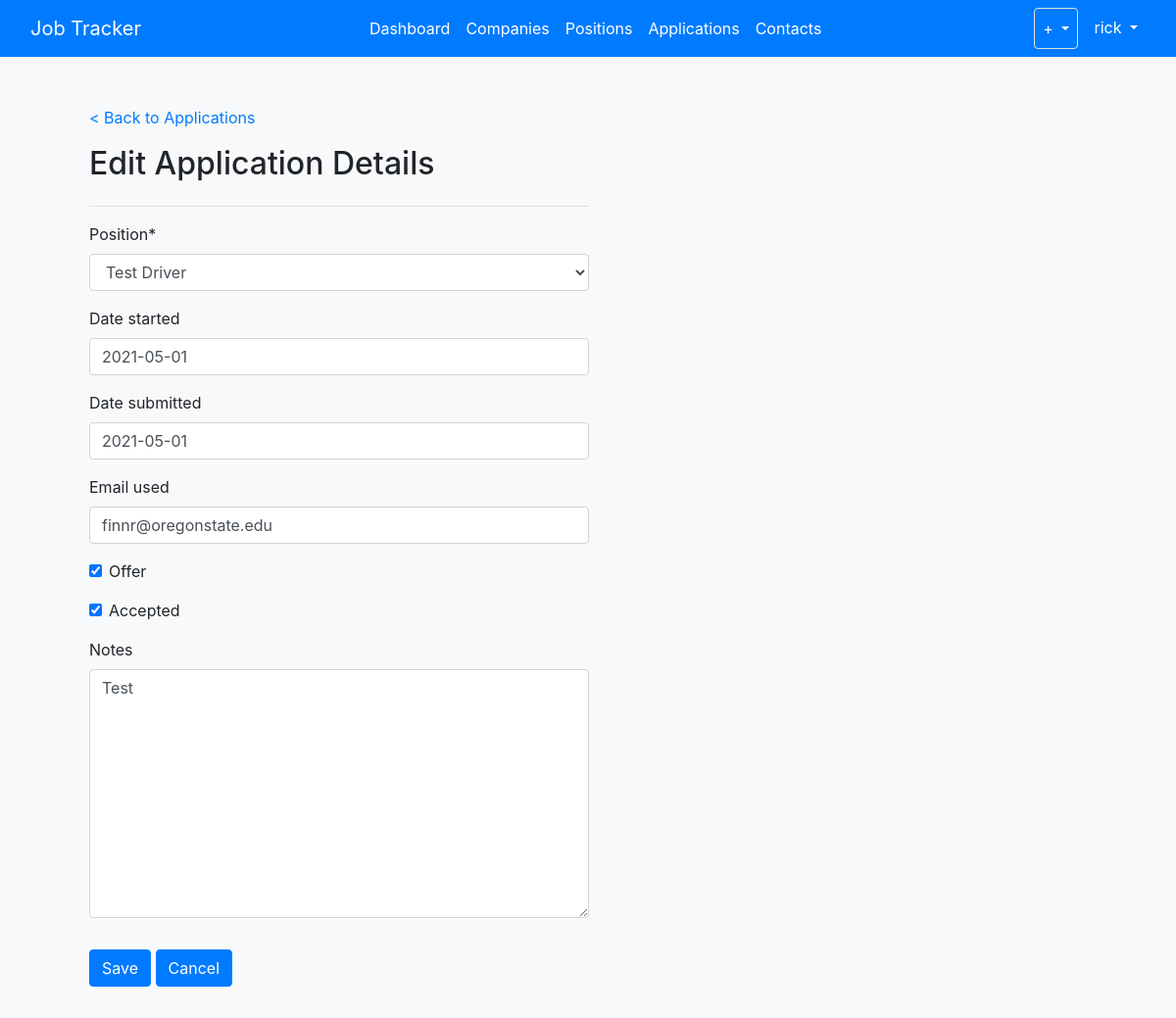
Screenshot of /applications/1 (signed in) with the database file from the repository.
### jobs/models.py (models this page shows, shortened)
class Application(models.Model):
	user = models.ForeignKey(
		User,
		on_delete=models.CASCADE,
		default=1
		)
	position = models.ForeignKey(
		Position,
		on_delete=models.CASCADE
		)
	date_started = models.DateField(null=True, blank=True)
	date_submitted = models.DateField(null=True, blank=True)
	email_used = models.EmailField(null=True, blank=True, max_length=128)
	offer = models.BooleanField()
	accepted = models.BooleanField()
	notes = models.TextField(null=True, blank=True)

### jobs/views.py (the view, shortened to what this page needs)
# urls.py: path('applications/<int:pk>', ApplicationUpdateView.as_view(), name='jobs-update-application'),
class ApplicationUpdateView(LoginRequiredMixin, UpdateView):
    model = Application
    fields = ['position', 'date_started', 'date_submitted', 'email_used', 'offer',
                'accepted', 'notes']
    template_name = 'jobs/update_application.html'
    context_object_name = 'application'

### jobs/models.py (called while the page is built)
	def __str__(self):
		return self.position_title

### jobs/templates/jobs/update_application.html (shortened to what this page needs)
{% extends "jobs/base.html" %}
{% load crispy_forms_tags %}
{% block content %}
<div class="container h-100 mt-5">
	<div class="container ml-3">
		<div class="row">
			<div class=col-md-auto>
				<a href="{% url 'jobs-list-applications' %}">< Back to Applications</a>
			</div>
		</div>
		<div class="row mt-3">
			<div class="col-md-auto">
				<h2>Edit Application Details</h2>
			</div>
		</div>
		<div class="row">
			<div class="col-sm-6 mb-3">
				<form method="POST">
					<hr>
				{{ form|crispy }}
					<div class="row mb-3">
						<div class="col mt-3">
							<input class="btn btn-primary" type="submit" value="Save">
							<a class="btn btn-primary" href="{% url 'jobs-list-applications' %}" role="button">Cancel</a>
						</div>
				    </div>
				</form>
			</div>
		</div>
	</div>
</div>
{% endblock content %}

### jobs/templates/jobs/base.html (shortened to what this page needs)
{% load static %}
<!DOCTYPE html>
<html>
<head>
    <link rel="stylesheet" href="https://cdn.jsdelivr.net/npm/bootstrap@4.5.3/dist/css/bootstrap.min.css">
    <link rel="stylesheet" type="text/css" href="{% static 'jobs/style.css' %}">
</head>
<body class="h-100 bg-light">
	<nav class="navbar navbar-expand-lg navbar-dark bg-primary fixed-top">
		<div class="container-fluid">
			<a class="navbar-brand" href="/">Job Tracker</a>
			<div class="collapse navbar-collapse" id="expandMenu">
				<ul class="navbar-nav mr-auto">
					{% if request.user.is_authenticated %}
					<li class="nav-item">
						<a class="nav-link active" aria-current="page" href="/">Dashboard</a>
					</li>
					<li class="nav-item">
						<a class="nav-link active" href="{% url 'jobs-companies' %}">Companies</a>
					</li>
					<li class="nav-item">
						<a class="nav-link active" href="{% url 'jobs-list-positions' %}">Positions</a>
					</li>
					<li class="nav-item">
						<a class="nav-link active" href="{% url 'jobs-list-applications' %}">Applications</a>
					</li>
					<li class="nav-item">
						<a class="nav-link active" href="/contacts">Contacts</a>
					</li>
					{% endif %}
				</ul>
				<ul class="navbar-nav">
					{% if request.user.is_authenticated %}
					<li class="dropdown border rounded">
						<a class="nav-link active dropdown-toggle" href="#" id="navbarDropdownMenuLink" role="button" data-bs-toggle="dropdown" aria-expanded="false"> + </a>
					</li>
					<li class="dropdown ml-2">
						<a class="nav-link active dropdown-toggle" href="#" id="navbarDropdownMenuLink" role="button" data-bs-toggle="dropdown" aria-expanded="false"> {{ request.user.username }} </a>
					</li>
					{% endif %}
				</ul>
			</div>
		</div>
	</nav>
	<div class="container bg-light rounded">
		{% block content %}{% endblock %}
	</div>
</body>
</html>

### jobs/static/jobs/style.css (style rules this page uses)
body { padding-top: 60px; }

### rows the page displays
Application: position "Test Driver", date_started "2021-05-01", date_submitted "2021-05-01", email_used "finnr@oregonstate.edu", offer "☑", accepted "☑", notes "Test"

### other values shown
{{ request.user.username }} "rick"
